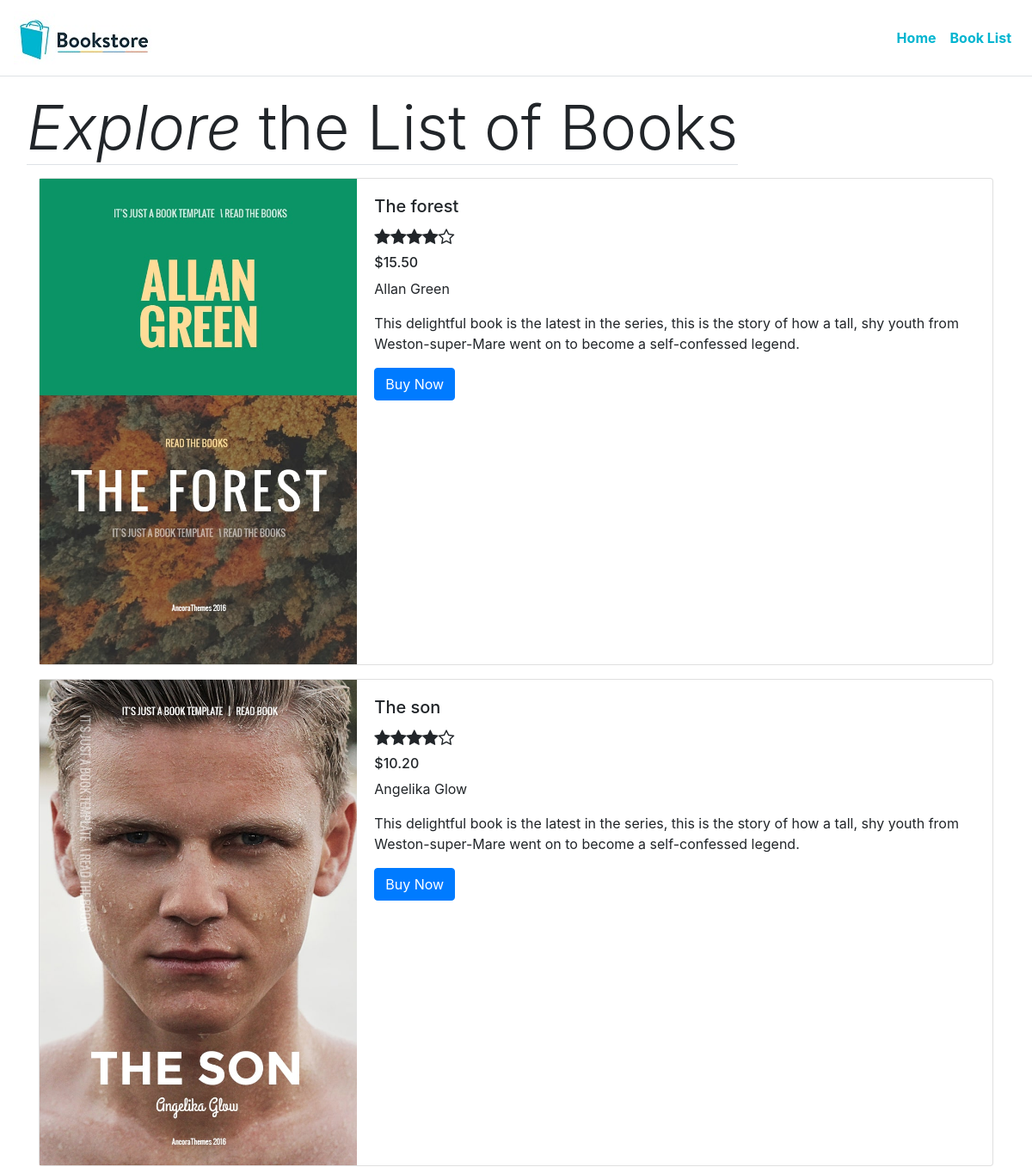
/booklist.php (upper part), run on an earlier commit of the app's database.
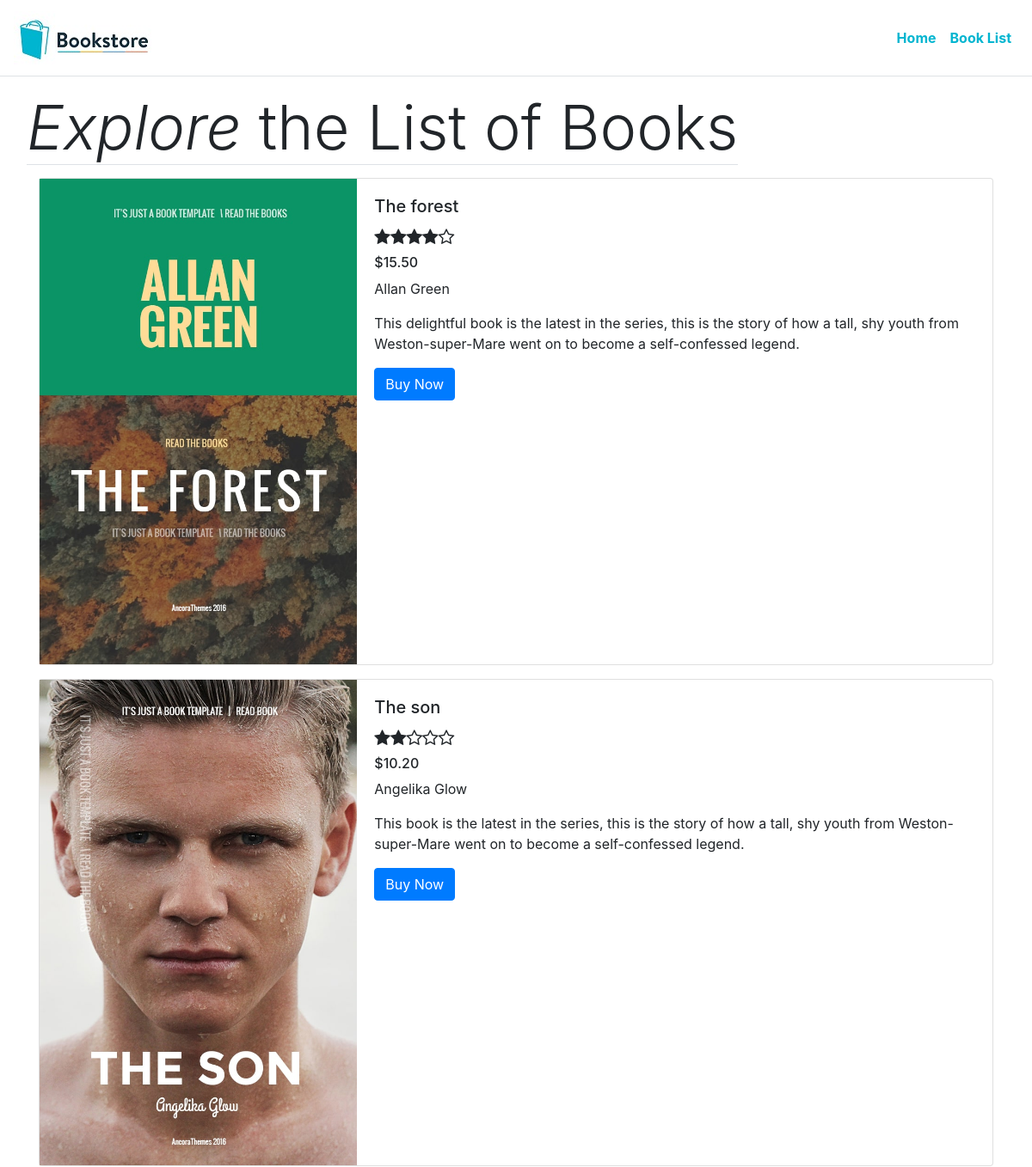
And on a later commit of the database.
### tables this page shows
CREATE TABLE `bookinventory` (
  `book_id` int(11) NOT NULL,
  `book_name` varchar(200) NOT NULL,
  `book_img` varchar(200) NOT NULL,
  `book_price` decimal(10,2) NOT NULL,
  `book_quantity` int(11) NOT NULL,
  `book_description` varchar(250) NOT NULL,
  `book_author` varchar(100) NOT NULL,
  `book_rating` int(11) NOT NULL,
  `book_cdate` datetime NOT NULL DEFAULT CURRENT_TIMESTAMP
);

### booklist.php (the view, shortened to what this page needs)
<!doctype html>
<html lang="en">
  <head>
    <link rel="stylesheet" href="css/bootstrap.min.css">
    <link rel="stylesheet" href="fontawesome/css/font-awesome.min.css">
    <link rel="stylesheet" href="css/style.css">
  </head>
  <body>
    <nav class="navbar sticky-top navbar-expand-lg navbar-white bg-white border-bottom">
        <a class="navbar-brand" href="index.php"><img src="images/logo.jpg" alt="BookStore"  class="img-responsive"/></a>
        <div class="collapse navbar-collapse" id="navbarSupportedContent">
            <ul class="navbar-nav ml-auto">
                <li class="nav-item active">
                    <a class="nav-link" href="index.php">Home <span class="sr-only">(current)</span></a>
                </li>
                <li class="nav-item">
                    <a class="nav-link" href="booklist.php">Book List</a>
                </li>
            </ul>
        </div>
    </nav>
    <div class="container-fluid">
        <h1 class="m-3 display-3"><span class="border-bottom"><em>Explore</em> the List of Books</span></h1>
        <div class="container">
            <div class="row">
                <?php
                    require('mysqli_oop_connect.php');
                    $book_q = "SELECT * FROM bookinventory";
                    if($book_r = $dbc->query($book_q)) {
                        while($book_row = $book_r->fetch_assoc()) {
                            $rating ='';
                            for($i=0; $i<$book_row['book_rating']; $i++) {
                                $rating .='<i class="fa fa-star"></i>';
                            }
                            for($i=0; $i < 5-$book_row['book_rating']; $i++) {
                                $rating .='<i class="fa fa-star-o"></i>';
                            }
                            echo '<div class="col-md-12">
                                    <div class="card mb-3">
                                        <div class="row no-gutters">
                                            <div class="col-md-4">
                                                <img src="images/'.$book_row['book_img'].'" alt="'.$book_row['book_name'].'" class="img-fluid">
                                            </div>
                                            <div class="col-md-8">
                                                <div class="card-body">
                                                    <h5 class="card-title">'.$book_row['book_name'].'</h5>
                                                    <h5>'.$rating.'</h5>
                                                    <h6> $'.$book_row['book_price'].'</h6>
                                                    <p class="card-text">'.$book_row['book_author'].'</p>
                                                    <p class="card-text">'.$book_row['book_description'].'</p>
                                                    <a href="booklist.php?bid='.$book_row['book_id'].'" class="btn btn-primary">Buy Now</a>
                                                </div>
                                            </div>
                                        </div>
                                    </div>
                                </div>';
                        }
                    }
                ?>
            </div>
        </div>
    </div>
  </body>
</html>

### css/style.css (style rules this page uses)
.navbar-nav li a { color: #00B5D0; font-weight: bold; }

What changed in the data, as far as the page shows it:
changed bookinventory "The son": book_rating 4 → 2 (drawn); book_description "This delightful book is the latest in the series, this is the story of how a tall, shy youth from Weston-super-Mare went on to become a self-confessed legend." → "This book is the latest in the series, this is the story of how a tall, shy youth from Weston-super-Mare went on to become a self-confessed legend."
